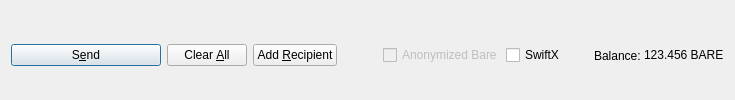
         <widget class="QFrame" name="frame_Send">
          <layout class="QHBoxLayout" name="horizontalLayout">
           <property name="bottomMargin">
            <number>0</number>
           </property>
           <item>
            <widget class="QPushButton" name="sendButton">
             <property name="minimumSize">
              <size>
               <width>150</width>
               <height>0</height>
              </size>
             </property>
             <property name="toolTip">
              <string>Confirm the send action</string>
             </property>
             <property name="text">
              <string>S&amp;end</string>
             </property>
             <property name="icon">
              <iconset resource="../bare.qrc">
               <normaloff>:/icons/send</normaloff>:/icons/send</iconset>
             </property>
             <property name="autoDefault">
              <bool>false</bool>
             </property>
             <property name="default">
              <bool>true</bool>
             </property>
            </widget>
           </item>
           <item>
            <widget class="QPushButton" name="clearButton">
             <property name="sizePolicy">
              <sizepolicy hsizetype="Minimum" vsizetype="Fixed">
               <horstretch>0</horstretch>
               <verstretch>0</verstretch>
              </sizepolicy>
             </property>
             <property name="toolTip">
              <string>Clear all fields of the form.</string>
             </property>
             <property name="text">
              <string>Clear &amp;All</string>
             </property>
             <property name="icon">
              <iconset resource="../bare.qrc">
               <normaloff>:/icons/remove</normaloff>:/icons/remove</iconset>
             </property>
             <property name="autoDefault">
              <bool>false</bool>
             </property>
            </widget>
           </item>
           <item>
            <widget class="QPushButton" name="addButton">
             <property name="toolTip">
              <string>Send to multiple recipients at once</string>
             </property>
             <property name="text">
              <string>Add &amp;Recipient</string>
             </property>
             <property name="icon">
              <iconset resource="../bare.qrc">
               <normaloff>:/icons/add</normaloff>:/icons/add</iconset>
             </property>
             <property name="autoDefault">
              <bool>false</bool>
             </property>
            </widget>
           </item>
           <item>
            <spacer name="horizontalSpacer">
             <property name="orientation">
              <enum>Qt::Horizontal</enum>
             </property>
             <property name="sizeHint" stdset="0">
              <size>
               <width>40</width>
               <height>20</height>
              </size>
             </property>
            </spacer>
           </item>
           <item>
            <layout class="QHBoxLayout" name="horizontalLayout_2">
             <property name="spacing">
              <number>3</number>
             </property>
             <item>
              <widget class="QCheckBox" name="checkzBARE">
               <property name="enabled">
                <bool>false</bool>
               </property>
               <property name="text">
                <string>Anonymized Bare</string>
               </property>
              </widget>
             </item>
             <item>
              <widget class="QCheckBox" name="checkSwiftTX">
               <property name="enabled">
                <bool>true</bool>
               </property>
               <property name="minimumSize">
                <size>
                 <width>85</width>
                 <height>0</height>
                </size>
               </property>
               <property name="text">
                <string>SwiftX</string>
               </property>
              </widget>
             </item>
             <item>
              <widget class="QLabel" name="label">
               <property name="text">
                <string>Balance:</string>
               </property>
              </widget>
             </item>
             <item>
              <widget class="QLabel" name="labelBalance">
               <property name="sizePolicy">
                <sizepolicy hsizetype="Preferred" vsizetype="Fixed">
                 <horstretch>0</horstretch>
                 <verstretch>0</verstretch>
                </sizepolicy>
               </property>
               <property name="cursor">
                <cursorShape>IBeamCursor</cursorShape>
               </property>
               <property name="text">
                <string notr="true">123.456 BARE</string>
               </property>
               <property name="textInteractionFlags">
                <set>Qt::LinksAccessibleByMouse|Qt::TextSelectableByKeyboard|Qt::TextSelectableByMouse</set>
               </property>
              </widget>
             </item>
            </layout>
           </item>
          </layout>
         </widget>
